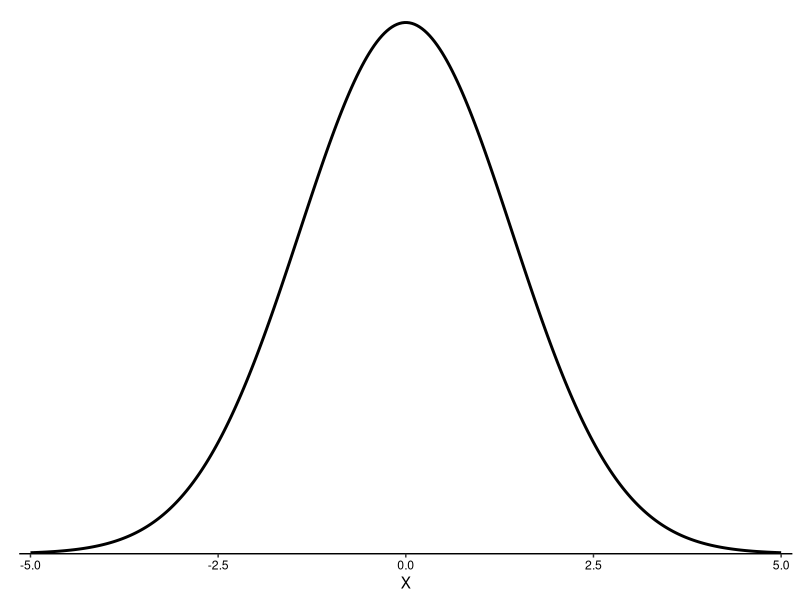

Write the R code that produced this figure.
library(ggplot2)

#### Functions ####

# likelihood (x|mu)
integrand <- function(mu, x, a, b){
  dnorm(x, mu) * dnorm(mu, a, b)
}

# marginal likelihood (vectorize over x)
marg_lik <- Vectorize(function(x, a, b){
  integrate(integrand, -Inf, Inf, x = x, a = a, b = b)$value
}, "x")


#### Plot Marginal Likelihood ####

a <- 0
b <- 1

ggplot(data.frame(x=0), aes(x)) +
  stat_function(fun = marg_lik, args = list(a = a, b = b),
                xlim = c(-5, 5), lwd = 1, n = 300) +
  scale_x_continuous("X", expand=c(0,0.15)) +
  scale_y_continuous(element_blank(), expand = c(0,0), limits = c(0, .29)) +
  theme_classic() + 
  theme(axis.line.y = element_blank(),
        axis.text.y = element_blank(),
        axis.ticks.y = element_blank(),
        axis.text.x = element_text(color = "black"))
